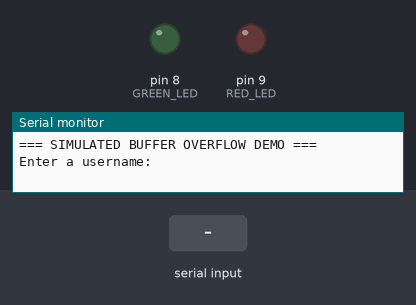
Recording of a sketch running on a simulated Arduino Uno, built with avr-gcc and run on an emulated ATmega328P. Shown: output pins drawn as LEDs (lit = HIGH), the last lines printed to the serial monitor. Inputs (shaded band) come from the test bench.

Above: at 1.2 s.
1.3 s: "1\n" received over Serial
At 2.6 s:
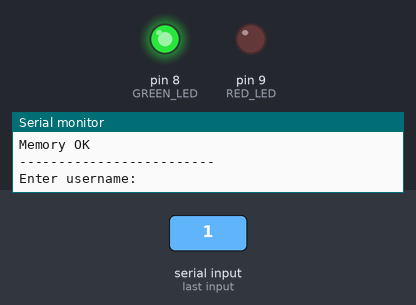
Timing chart, 0 to 4.3 s (numbered marks = the images above; inputs shaded):
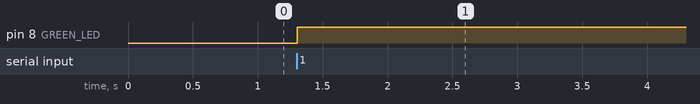

Measured:
- after the input at 1.3 s, pin 8 (GREEN_LED): LOW → HIGH at once

The sketch:

vulnerable_buffer_overflow.ino
```cpp
//This code was made with help from AI


#include <string.h>

/*
 * ==========================================================
 * CONTROLLED BUFFER OVERFLOW SIMULATION (TEACHING VERSION)
 * ==========================================================
 *
 * Instead of relying on real stack memory layout (unreliable),
 * we simulate memory as a single contiguous array.
 *
 * This guarantees:
 *  - predictable "adjacent memory"
 *  - visible overflow effects every time
 *  - consistent classroom behavior
 */

// ==========================================================
// LED OUTPUT PINS
// ==========================================================
const int GREEN_LED = 8;   // normal operation
const int RED_LED   = 9;   // overflow detected

// ==========================================================
// SIMULATED MEMORY REGION
// ==========================================================
//
// We create one continuous block of memory.
// We manually divide it into "variables".
//
// Layout:
// -------------------------------------------------
// [ username buffer ][ status flag ][ guard value ]
// -------------------------------------------------
char memory[20];

// We define offsets into this memory block:

#define USERNAME_START 0
#define USERNAME_SIZE 10

#define STATUS_INDEX 10
#define GUARD_INDEX  11

// ==========================================================
// SETUP
// ==========================================================
void setup() {

  Serial.begin(9600);

  pinMode(GREEN_LED, OUTPUT);
  pinMode(RED_LED, OUTPUT);

  digitalWrite(GREEN_LED, LOW);
  digitalWrite(RED_LED, LOW);

  Serial.println("=== SIMULATED BUFFER OVERFLOW DEMO ===");
  Serial.println("Enter a username:");
}

// ==========================================================
// LOOP
// ==========================================================
void loop() {

  if (Serial.available() > 0) {

    digitalWrite(GREEN_LED, LOW);
    digitalWrite(RED_LED, LOW);

    // Temporary input buffer (safe input area)
    char temp[64];

    int len = Serial.readBytesUntil('\n', temp, 63);
    temp[len] = '\0';

    // ======================================================
    // STEP 1: INITIALIZE SIMULATED MEMORY
    // ======================================================
    //
    // We reset the memory region before each run so behavior
    // is consistent for students.
    memset(memory, 0, sizeof(memory));

    // Set known values in "protected" region
    memory[STATUS_INDEX] = 0;  // system state (should never change)
    memory[GUARD_INDEX]  = 0x55; // sentinel guard value

    // ======================================================
    // STEP 2: UNSAFE COPY (SIMULATED OVERFLOW)
    // ======================================================
    //
    // We deliberately write WITHOUT bounds checking.
    // If input exceeds 10 bytes, it overwrites:
    //   - status flag
    //   - guard value
    for (int i = 0; i < len; i++) {
      memory[USERNAME_START + i] = temp[i];
    }

    // ======================================================
    // STEP 3: READ BACK VALUES FROM SIMULATED MEMORY
    // ======================================================

    char *username = &memory[USERNAME_START];
    char status    = memory[STATUS_INDEX];
    char guard     = memory[GUARD_INDEX];

    Serial.print("Username: ");
    Serial.println(username);

    Serial.print("Status: ");
    Serial.println((int)status);

    Serial.print("Guard: ");
    Serial.println((int)guard);

    // ======================================================
    // STEP 4: DETECT OVERFLOW EFFECT
    // ======================================================
    //
    // In a correct system:
    //   status = 0
    //   guard  = 0x55
    //
    // If either changes → overflow occurred
    if (status != 0 || guard != 0x55) {

      Serial.println("!!! BUFFER OVERFLOW DETECTED !!!");
      digitalWrite(RED_LED, HIGH);

    } else {

      Serial.println("Memory OK");
      digitalWrite(GREEN_LED, HIGH);
    }

    Serial.println("-------------------------");
    Serial.println("Enter username:");
  }
}
```
